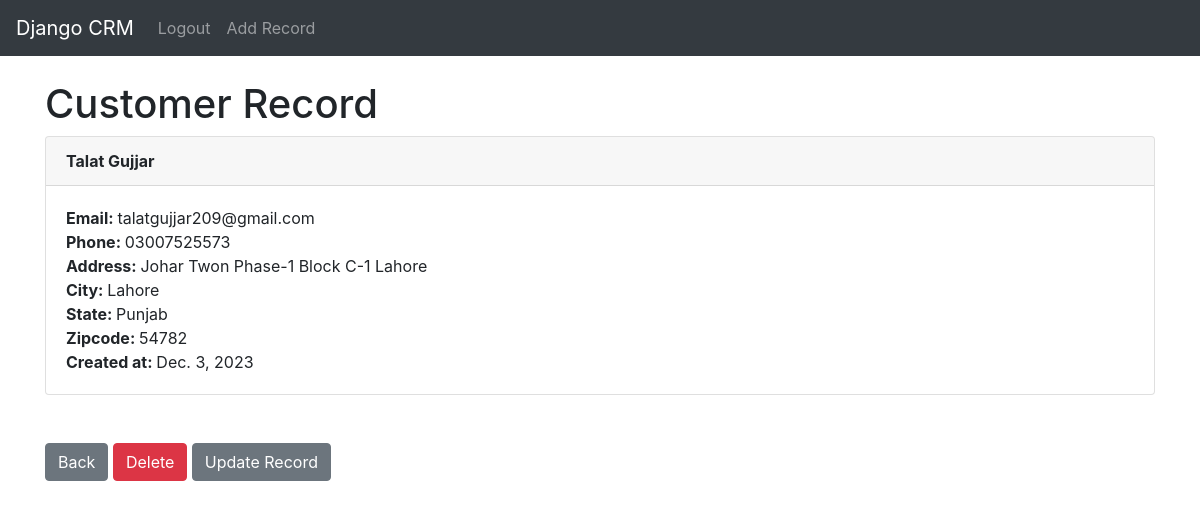
The page /record/2 (signed in) on the database its author committed.
### crm/models.py (models this page shows, shortened)
class Record(models.Model):
    created_at = models.DateField(auto_now_add=True)
    first_name = models.CharField(max_length=50)
    last_name = models.CharField(max_length=50)
    email = models.CharField(max_length=100)
    phone = models.CharField(max_length=15)
    address = models.CharField(max_length=100)
    city = models.CharField(max_length=50)
    state = models.CharField(max_length=50)
    zipcode = models.CharField(max_length=20)

### crm/views.py (the view)
# urls.py: path('record/<int:pk>', views.customer_record, name= 'record'),
def customer_record(request, pk):
    if request.user.is_authenticated:
        customer_record = Record.objects.get(id=pk)
        return render(request, 'record.html', {'customer_record':customer_record})
    else:
        messages.success(request, "You must be loged In")
        return redirect('home')

### crm/templates/record.html
{% extends 'base.html' %}
{% block content %}
<h1>Customer Record</h1>
<div class="card">
    <div class="card-header"> <strong>
      {{customer_record.first_name}}
      {{ customer_record.last_name }}
    </strong>
    </div>
    <div class="card-body">
        <p class="card-text">
            <strong>Email: </strong>{{customer_record.email}} <br>
            <strong>Phone: </strong>     {{customer_record.phone}}    <br>
            <strong>Address: </strong>   {{customer_record.address}}   <br>
            <strong>City: </strong>  {{customer_record.city}}     <br>
            <strong>State: </strong> {{customer_record.state}}    <br>
            <strong>Zipcode: </strong> {{customer_record.zipcode}}    <br>
            <strong>Created at: </strong> {{customer_record.created_at}}</p>
    </div>
  </div>
 <br>
 <br>
 <a href="{% url 'home' %}" class="btn btn-secondary">Back</a>
 <a href="{% url 'delete_record' customer_record.id %}" class="btn btn-danger">Delete</a>
 <a href="{% url 'update_record' customer_record.id %}" class="btn btn-secondary">Update Record</a>
{%endblock%}

### rows shown on the page
Record: first_name "Talat", last_name "Gujjar", email "talatgujjar209@gmail.com", phone "03007525573", address "Johar Twon Phase-1 Block C-1 Lahore", city "Lahore", state "Punjab", zipcode "54782", created_at "Dec. 3, 2023"
